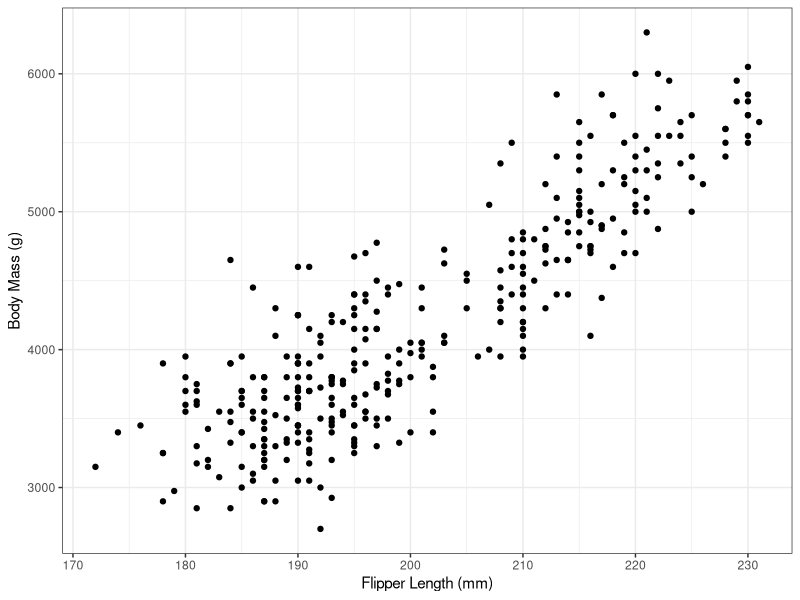
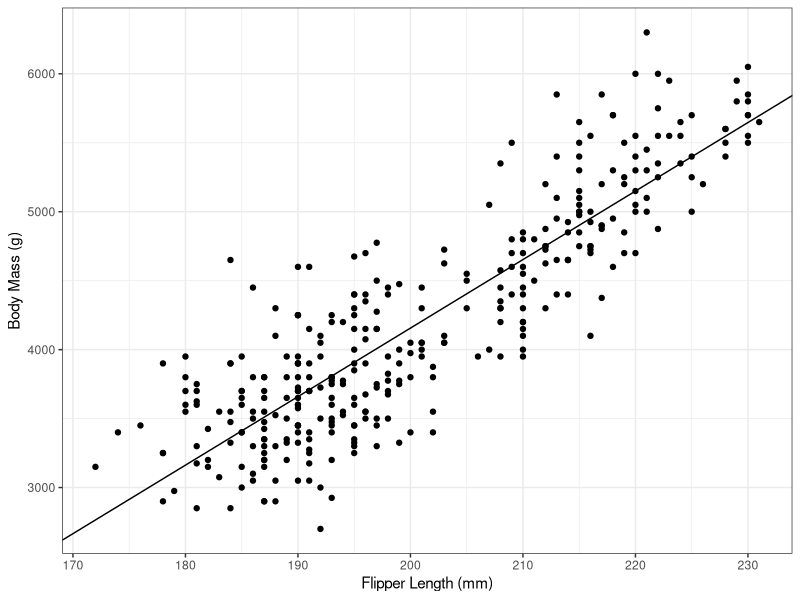
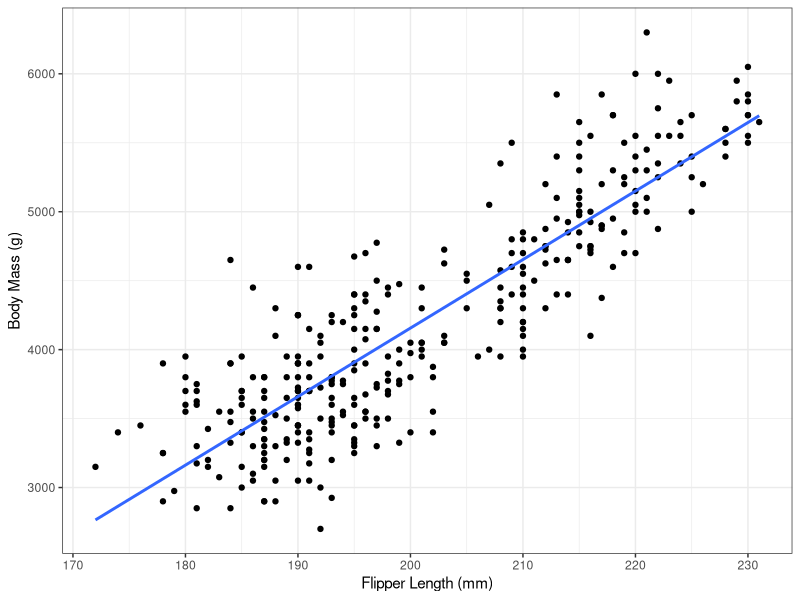
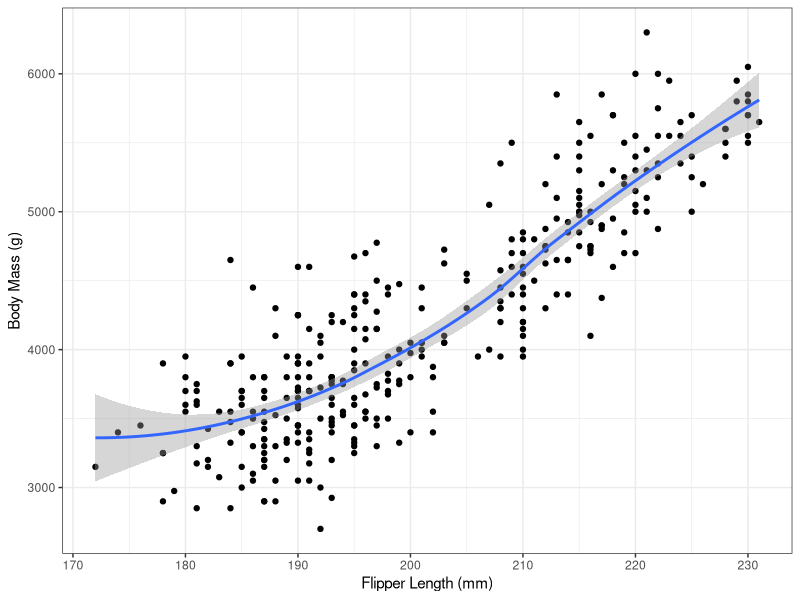

Generate these figures, in order, with R:
## ---- chunk 1
library(tidyverse)
library(palmerpenguins)
library(broom)
## ---- chunk 2
library(palmerpenguins)
penguin_lm <- lm(body_mass_g ~ flipper_length_mm,
   data=penguins)
## ---- chunk 3
penguin_lm
## ---- chunk 4
summary(penguin_lm)
## ---- chunk 5
coef(penguin_lm)
## ---- chunk 6
library(broom)
tidy(penguin_lm)
## ---- chunk 7
tidy(penguin_lm)$estimate
## ---- chunk 8
g_penguin <- ggplot() + theme_bw() + 
  geom_point(aes(x=flipper_length_mm,
                 y=body_mass_g),
             data=penguins) + 
    xlab("Flipper Length (mm)") +
    ylab("Body Mass (g)")
g_penguin
## ---- chunk 9
g_penguin_lm <- g_penguin +
    geom_abline(aes(slope=coef(penguin_lm)[2],
                  intercept=coef(penguin_lm)[1]))
g_penguin_lm
## ---- chunk 10
g_penguin_lm2 <-  g_penguin +
  geom_smooth(aes(x=flipper_length_mm,
                  y=body_mass_g),
              data=penguins,
              method="lm",
              se=FALSE)
g_penguin_lm2
## ---- chunk 11
g_penguin +
  geom_smooth(aes(x=flipper_length_mm,
                  y=body_mass_g),
              data=penguins)
## ---- chunk 12
bike <- read_csv("data/bike_sharing.csv",
                 col_types = list(year=col_character()))
bike_lm <- lm(registered_users~temp, data=bike)
summary(bike_lm)
## ---- chunk 13
penguins_nomissingsex <- penguins %>%
  filter(!is.na(sex))
## ---- chunk 14
penguin_lm2 <- lm(body_mass_g~sex,
                  data=penguins_nomissingsex)
coef(penguin_lm2)
## ---- chunk 15
summary(penguin_lm)$sigma
summary(penguin_lm)$sigma^2
## ---- chunk 16
summary(penguin_lm)
## ---- chunk 17
sig2hat <- sum(residuals(penguin_lm)^2)/(nobs(penguin_lm)-2)
sig2hat
sqrt(sig2hat)
